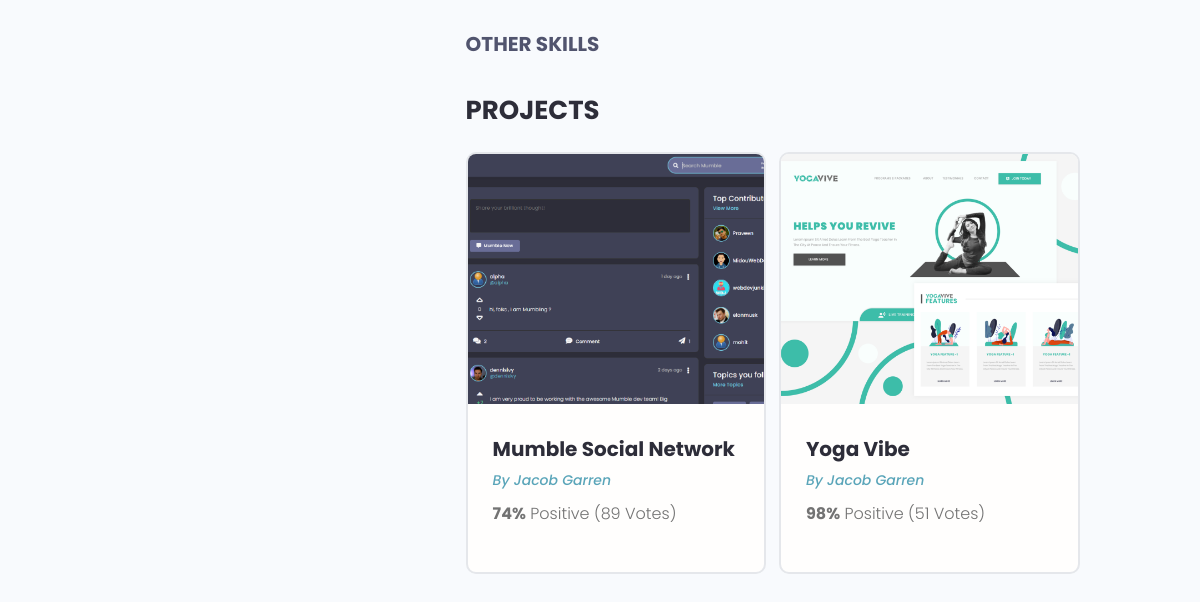
/profile/ea7f4c13-898f-49b3-b30e-1cfc12ed5a02/ (lower part), run on an earlier commit of the app's database.
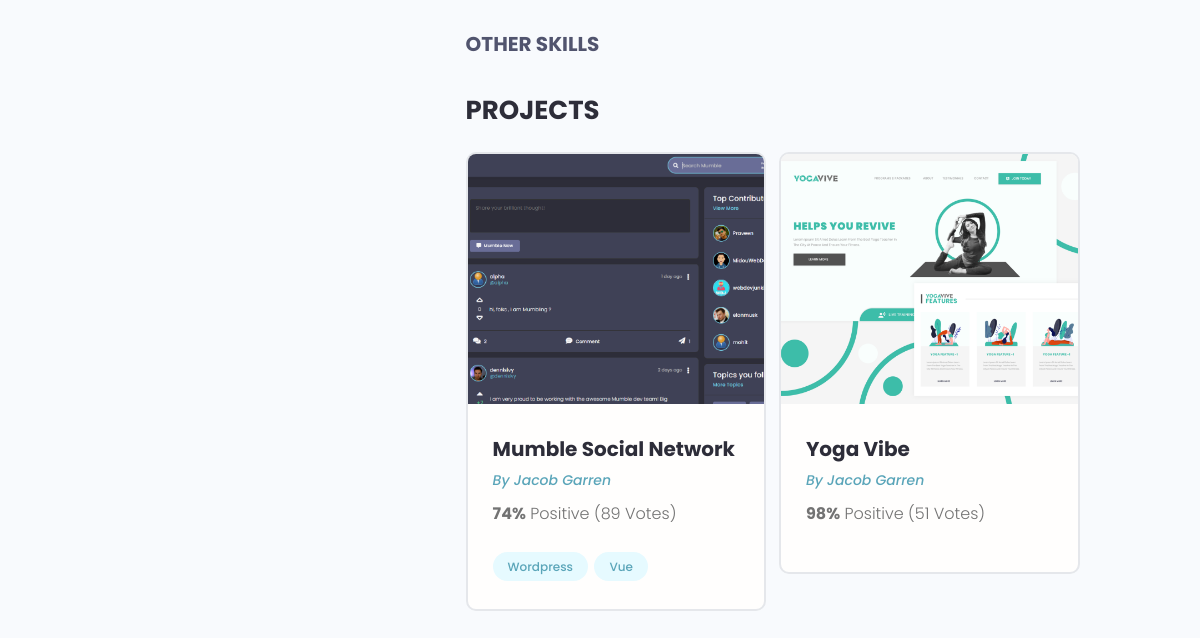
And on a later commit of the database.
### projects/models.py (models this page shows, shortened)
class Project(models.Model):
    owner = models.ForeignKey(Profile, null=True, blank=True, on_delete=models.SET_NULL)
    title = models.CharField(max_length=150)
    description = models.TextField(null=True, blank=True)
    featured_image = models.ImageField(null=True, blank=True,default="default.jpg") #setting a default picture for featured image
    demo_link = models.CharField(max_length=2000, null=True, blank=True)
    source_link = models.CharField(max_length=2000, null=True, blank=True)
    tags = models.ManyToManyField('Tag', blank=True)
    vote_total = models.IntegerField(default=0, null=True, blank=True)
    vote_ratio = models.IntegerField(default=0, null=True, blank=True)
    created = models.DateTimeField(auto_now_add=True)
    id = models.UUIDField(default=uuid.uuid4, unique=True, primary_key=True, editable=False)

class Tag(models.Model):
    name = models.CharField(max_length=200)
    created = models.DateTimeField(auto_now_add=True)
    id = models.UUIDField(default=uuid.uuid4, unique=True, primary_key=True, editable=False)
    def __str__(self):
        return self.name

### users/models.py (models this page shows, shortened)
class Profile(models.Model):
    user = models.OneToOneField(User, on_delete=models.CASCADE, null=True, blank=True)
    username = models.CharField(max_length=200, blank=True, null=True)
    loacation = models.CharField(max_length=200, blank=True, null=True)
    name = models.CharField(max_length=200, blank=True, null=True)
    email = models.EmailField(max_length=300, blank=True, null=True)
    pitch = models.CharField(max_length=200, blank=True, null=True)
    bio = models.TextField(blank=True, null=True)
    profile_image = models.ImageField(null=True, blank=True, upload_to='profile-pics/', default='profile-pics/user-default.png',)
    social_github = models.CharField(max_length=200, blank=True, null=True)
    social_twitter = models.CharField(max_length=200, blank=True, null=True)
    social_linkedin = models.CharField(max_length=200, blank=True, null=True)
    created = models.DateTimeField(auto_now_add=True)
    id = models.UUIDField(default=uuid.uuid4, unique=True, primary_key=True, editable=False)

### users/views.py (the view)
# urls.py: path('profile/<str:pk>/', views.userProfile, name="user-profile"),
def userProfile(request, pk):
    profile = Profile.objects.get(id=pk)
    topSkills = profile.skill_set.exclude(description__exact="")
    otherSkills = profile.skill_set.filter(description="")
    context = {'profile': profile, 'topSkills': topSkills, 'otherSkills':otherSkills}
    return render(request, 'users/user-profile.html', context)

### users/templates/users/user-profile.html (shortened to what this page needs)
{% extends 'main.html' %}
{% block content %}
    <main class="profile my-md">
    <div class="container">
      <div class="layout">
        <div class="column column--1of3">
        </div>
        <div class="column column--2of3">
          <div class="devInfo">
            <div class="devInfo__skills">
              <h3 class="devInfo__subtitle">Other Skills</h3>
            </div>
          </div>
          <div class="devInfo">
            <h3 class="devInfo__title">Projects</h3>
            <div class="grid grid--two">
            {% for project in profile.project_set.all %}
              <div class="column">
                <div class="card project">
                  <a href="{% url 'project' project.id %}" class="project">
                    <img class="project__thumbnail" src="{{ project.featured_image.url }}" alt="project thumbnail" />
                    <div class="card__body">
                      <h3 class="project__title">{{project.title}}</h3>
                      <p><a class="project__author" href="profile.html">By {{project.owner.name}}</a></p>
                      <p class="project--rating">
                        <span style="font-weight: bold;">{{ project.vote_ratio }}%</span> Positive
                    ({{ project.vote_total }} Vote{{project.vote_total|pluralize:"s"}})
                      </p>
                      <div class="project__tags">
                      {% for tag in project.tags.all %}
                        <span class="tag tag--pill tag--main">
                          <small>{{ tag }}</small>
                        </span>
                      {% endfor %}
                      </div>
                    </div>
                  </a>
                </div>
              </div>
            {% endfor %}
            </div>
          </div>
        </div>
      </div>
    </div>
  </main>
{% endblock %}

What changed in the data, as far as the page shows it:
added Tag: name "Wordpress", shown under Project "Mumble Social Network"
added Tag: name "Vue", shown under Project "Mumble Social Network"
